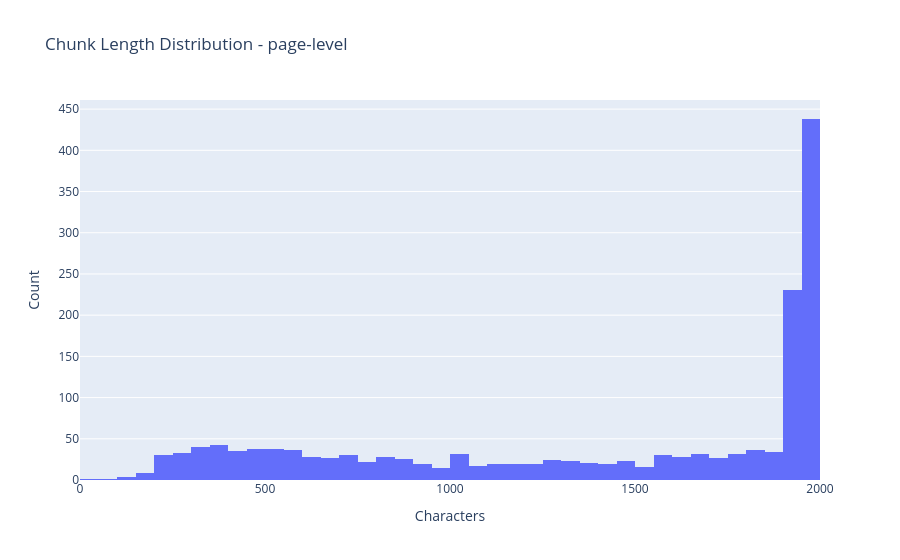

Notebook code cell kept with this figure:
### Code cell
page_df = chunk_report(page_chunks, "page-level")

### Figure 1 — Plotly figure (JSON) as saved in the notebook; plotly's stock layout.template omitted (floating-point values rounded to 4 significant figures; data arrays with more than 128 entries replaced by an {"elided": "..."} marker saying what was removed)
{"data": [{"type": "histogram", "x": {"elided": "1631 int values"}, "xbins": {"end": 2000, "size": 50, "start": 0}}], "layout": {"title": {"text": "Chunk Length Distribution - page-level"}, "xaxis": {"title": {"text": "Characters"}}, "yaxis": {"title": {"text": "Count"}}}}
